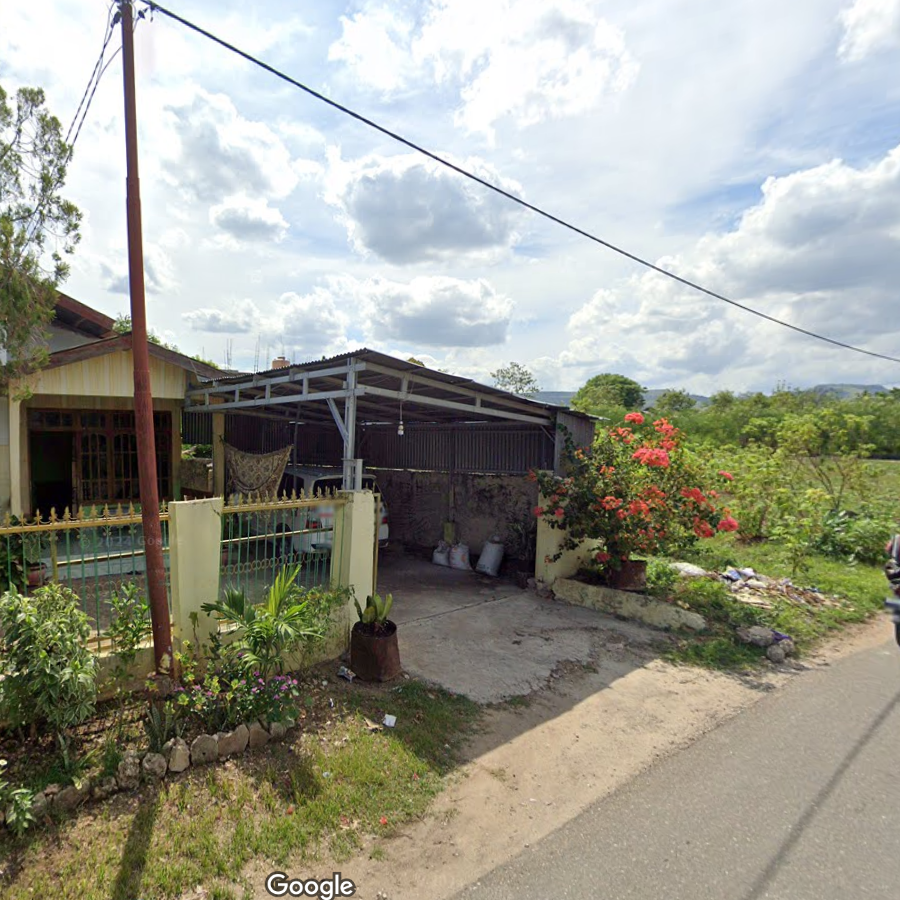
#> input picture images/ARIa6.png, 900 x 900 px, found by its file name; its folder holds 4 pictures in this run
$ python p.py
#> lines starting #> are read from the running program, lines starting #| are printed output that depends on the picture
from PIL import Image
import os

INPUT = 'SZ/images/' # tego nie wrzucam
OUTPUT = 'SZ/img/'

def main():
    for filename in os.listdir(INPUT):
        im = Image.open(INPUT + filename)
#> im is the input picture: PIL image 900x900 RGBA; mean R, G, B, A 153.5, 153.9, 142.2, 255
        im = im.crop((650, 100, 1550, 1000))
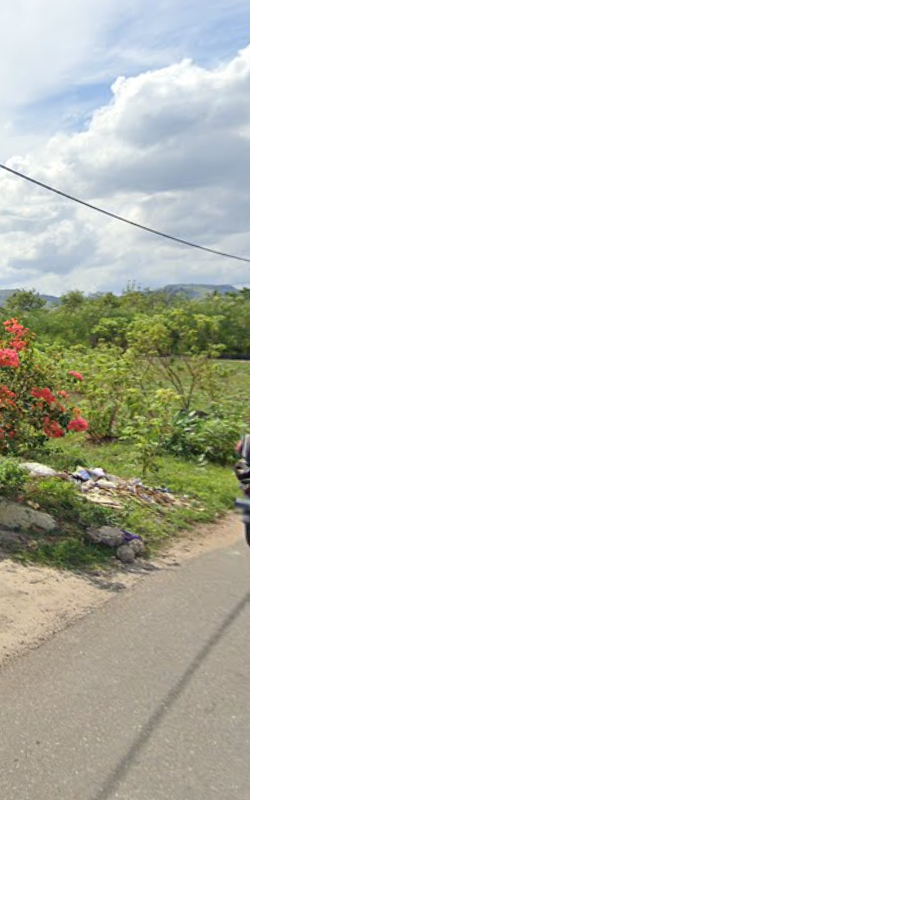
#> im: PIL image 900x900 RGBA; mean R, G, B, A 40.4, 41, 36.8, 63; transparent parts drawn white
        im.save(OUTPUT + filename)
#> pass 2 of the loop in main, `for filename in os.listdir(INPUT):`:
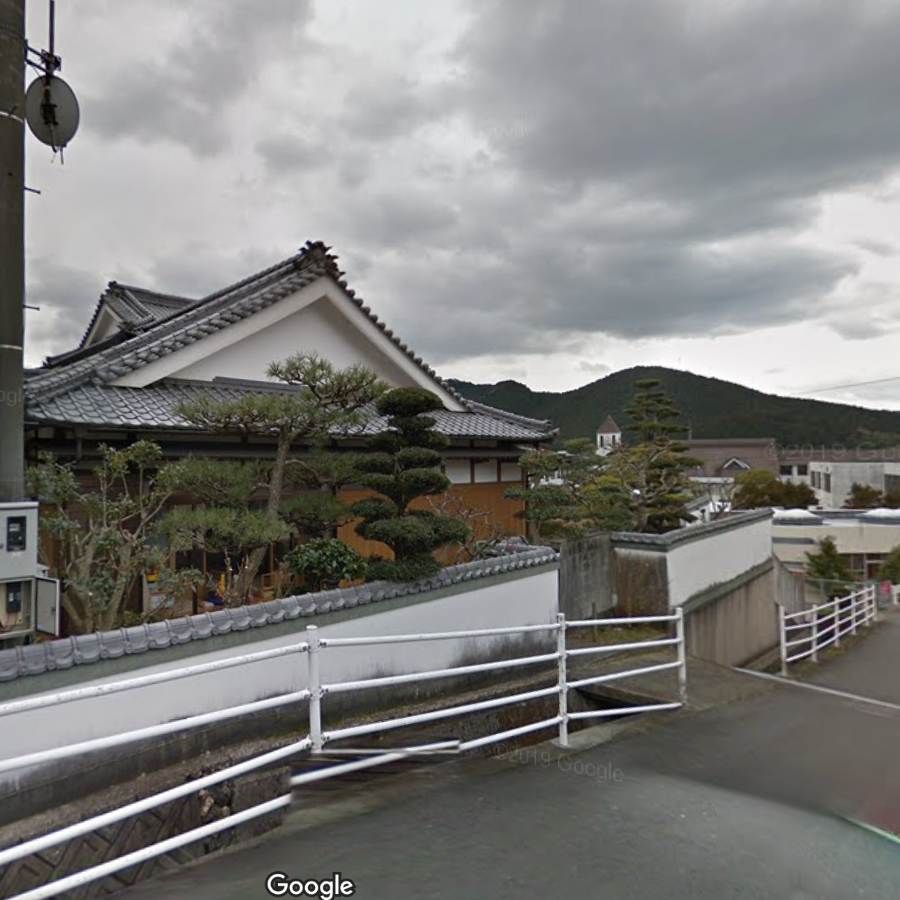
#> input picture images/AUJa12.png, 900 x 900 px, found by its file name
#> in main, im is the input picture: PIL image 900x900 RGBA; mean R, G, B, A 124.5, 124.1, 122, 255
#> in main, `im = im.crop((650, 100, 1550, 1000))`:
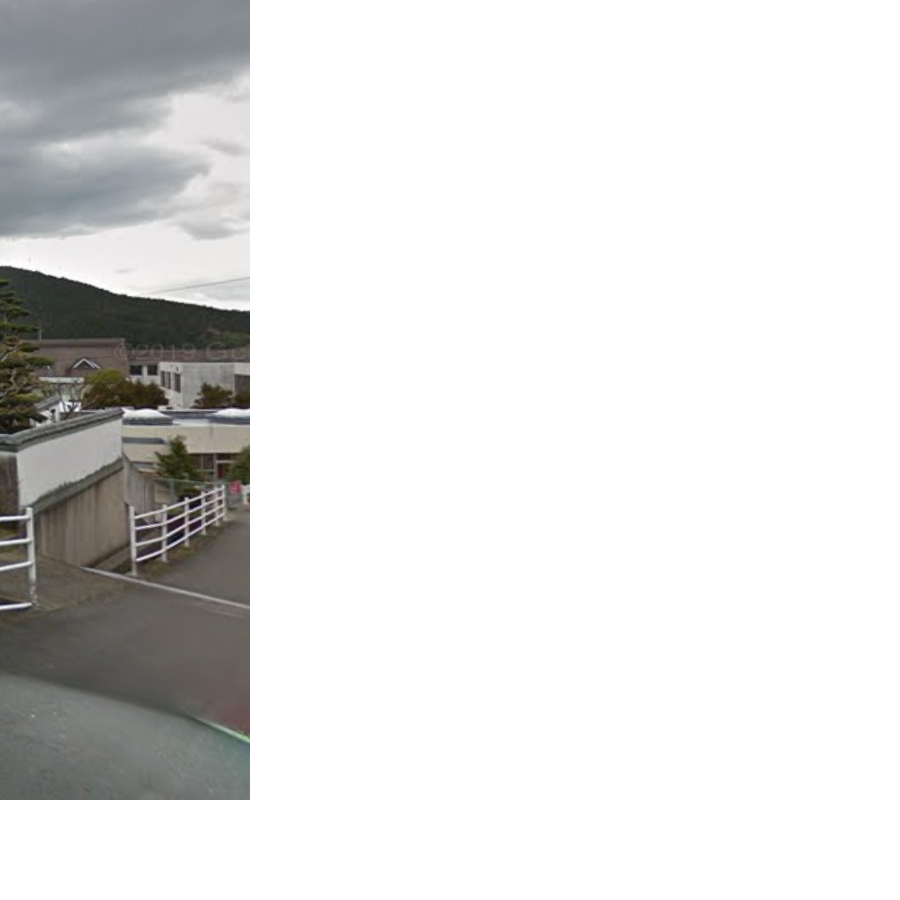
#> im: PIL image 900x900 RGBA; mean R, G, B, A 31.5, 31.4, 30.7, 63; transparent parts drawn white
#> pass 3 of the loop in main, `for filename in os.listdir(INPUT):`:
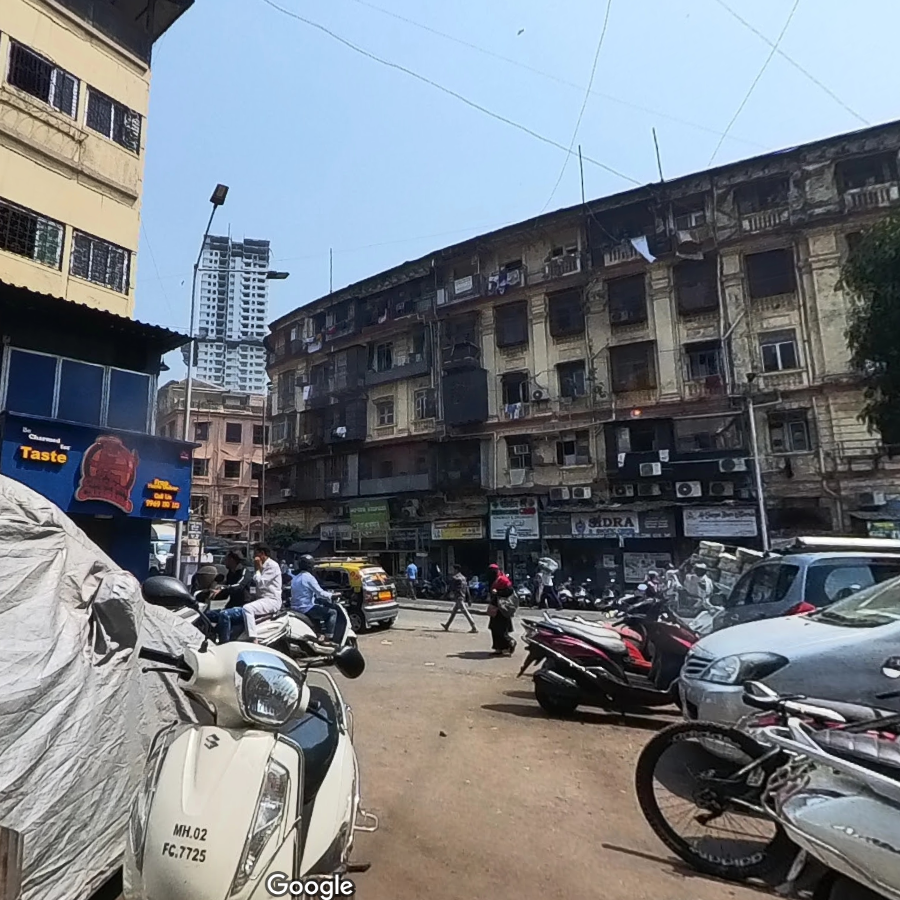
#> input picture images/AZIe5.png, 900 x 900 px, found by its file name
#> in main, im is the input picture: PIL image 900x900 RGBA; mean R, G, B, A 116.8, 121.8, 128, 255
#> in main, `im = im.crop((650, 100, 1550, 1000))`:
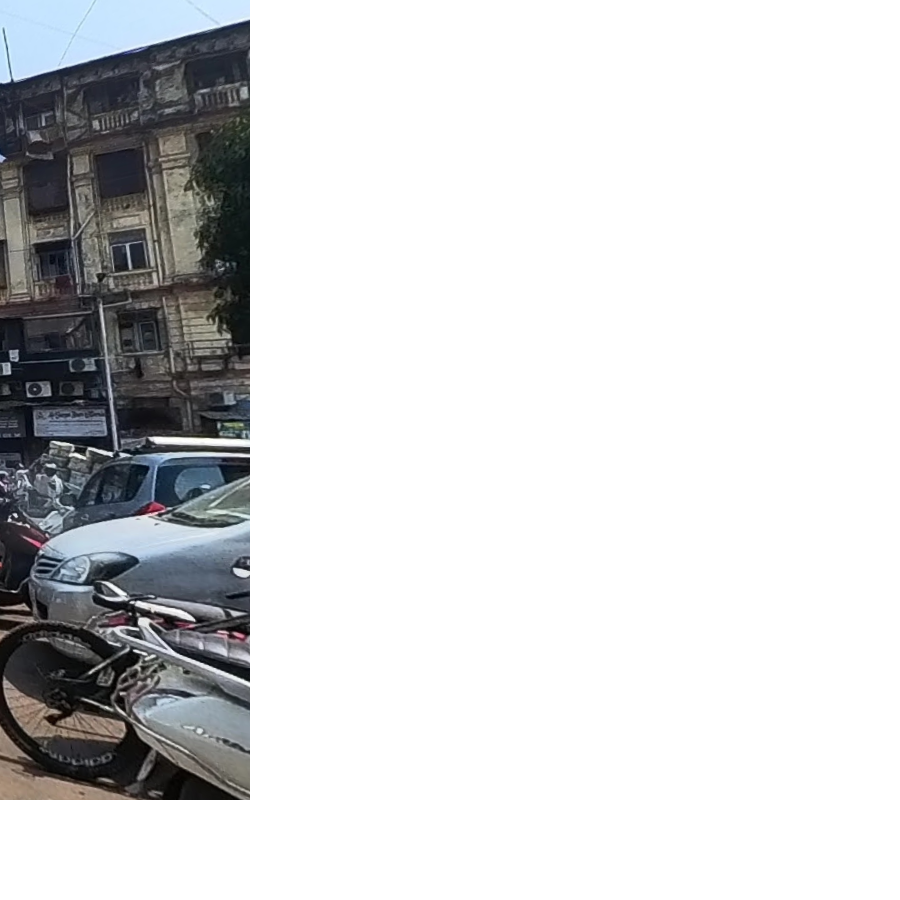
#> im: PIL image 900x900 RGBA; mean R, G, B, A 21.4, 22.2, 23.3, 63; transparent parts drawn white
#> the loop made 4 passes; the first 3 are shown

if __name__ == '__main__':
    main()
